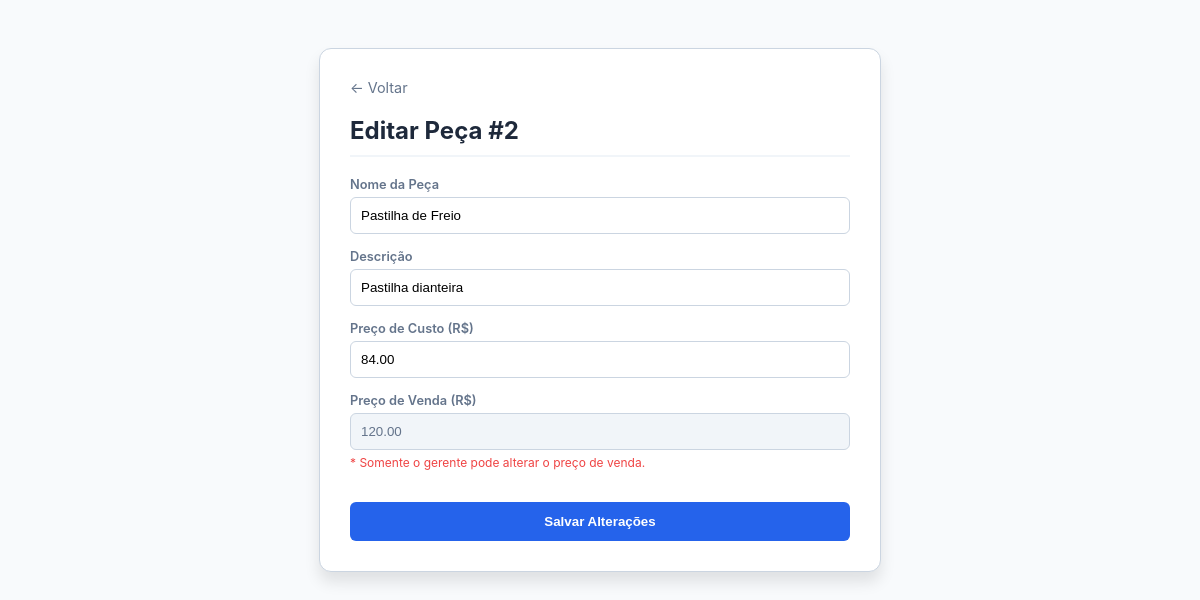
/EditarPeca.php?id=2, run on the app's committed database.
### tables this page shows
CREATE TABLE `pecas` (
  `id_peca` int(11) NOT NULL,
  `nome` varchar(100) NOT NULL,
  `descricao` varchar(150) DEFAULT NULL,
  `preco_venda` decimal(10,2) DEFAULT NULL,
  `preco_custo` decimal(10,2) DEFAULT NULL,
  `id_fornecedor` int(11) DEFAULT NULL
);

### EditarPeca.php (the view, shortened to what this page needs)
<?php
include 'conexao.php';
$id = $_GET['id'];
$resultado = $conn->query("SELECT * FROM pecas WHERE id_peca = $id");
$peca = $resultado->fetch_assoc();
?>
<!DOCTYPE html>
<html>
<head>
</head>
<body>
<div class="form-container">
    <a href="estoquista.php" class="voltar">← Voltar</a>
    <h2>Editar Peça #<?php echo $id; ?></h2>
    <form method="POST">
        <label>Nome da Peça</label>
        <input type="text" name="nome" value="<?php echo $peca['nome']; ?>" required>
        <label>Descrição</label>
        <input type="text" name="descricao" value="<?php echo $peca['descricao']; ?>">
        <label>Preço de Custo (R$)</label>
        <input type="number" step="0.01" name="preco_custo" value="<?php echo $peca['preco_custo']; ?>" required>
        <label>Preço de Venda (R$)</label>
        <input type="number" step="0.01" name="preco_venda" value="<?php echo $peca['preco_venda']; ?>"
            required <?php echo ($_SESSION['perfil'] !== 'GERENTE') ? 'readonly style="background-color: #f1f5f9; cursor: not-allowed; color: #64748b;"' : ''; ?>>
        <?php if ($_SESSION['perfil'] !== 'GERENTE'): ?>
            <p style="color: #ef4444; font-size: 12px; margin-top: 5px;">* Somente o gerente pode alterar o preço de venda.</p>
        <?php endif; ?>
        <button type="submit">Salvar Alterações</button>
    </form>
</div>
</body>
</html>

### EditarPeca.php (style rules this page uses)
body { font-family: 'Inter', sans-serif; background-color: #f8fafc; padding: 40px; }
.form-container { max-width: 500px; margin: auto; background: white; padding: 30px; border-radius: 12px; box-shadow: 0 10px 15px rgba(0,0,0,0.1); border: 1px solid #cbd5e1; }
h2 { color: #1e293b; margin-bottom: 20px; border-bottom: 2px solid #f1f5f9; padding-bottom: 10px; }
label { display: block; font-size: 0.8rem; font-weight: 600; margin-top: 15px; color: #64748b; }
input { width: 100%; padding: 10px; margin-top: 5px; border: 1px solid #cbd5e1; border-radius: 6px; box-sizing: border-box; }
button { width: 100%; background: #2563eb; color: white; padding: 12px; border: none; border-radius: 6px; cursor: pointer; font-weight: 600; margin-top: 20px; }
.voltar { display: block; margin-bottom: 20px; text-decoration: none; color: #64748b; font-size: 0.9rem; }

### data on the page
pecas: nome "Pastilha de Freio", descricao "Pastilha dianteira", preco_custo "84.00", preco_venda "120.00"

### other printed values
$id "2"
